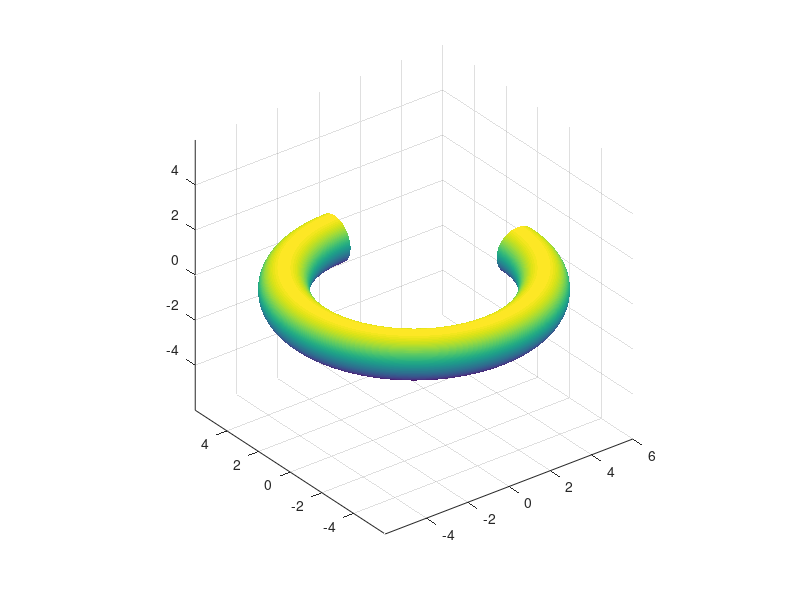

Write the MATLAB code that produced this figure.
N = 1000;

theta_v = linspace(0, 360, N);
phi_v = linspace(0, 360, N);

[theta, phi] = meshgrid(theta_v, phi_v);
r = 1.0;
R = 5.0;

x = (R + r * cosd(phi)) .* cosd(theta);
y = (R + r * cosd(phi)) .* sind(theta);
z = r * sind(phi);

z( x > 0 & y > 0 ) = NaN;

surf(x, y, z);
shading interp;

axis square;
axis equal;
